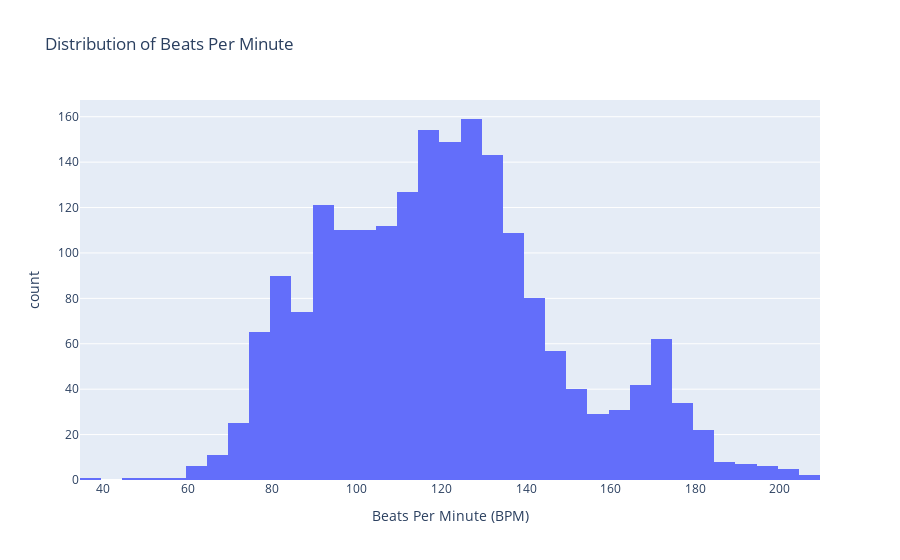

The notebook cell this image was saved under:
### Code cell
fig = px.histogram(df, x="Beats Per Minute (BPM)", title="Distribution of Beats Per Minute")
fig.show()

### Figure 1 — Plotly figure (JSON) as saved in the notebook; plotly's stock layout.template omitted (floating-point values rounded to 4 significant figures; data arrays with more than 128 entries replaced by an {"elided": "..."} marker saying what was removed)
{"data": [{"alignmentgroup": "True", "bingroup": "x", "hovertemplate": "Beats Per Minute (BPM)=%{x}<br>count=%{y}<extra></extra>", "legendgroup": "", "marker": {"color": "#636efa", "pattern": {"shape": ""}}, "name": "", "offsetgroup": "", "orientation": "v", "showlegend": false, "type": "histogram", "x": {"elided": "1994 int values"}, "xaxis": "x", "yaxis": "y"}], "layout": {"autosize": true, "barmode": "relative", "legend": {"tracegroupgap": 0}, "title": {"text": "Distribution of Beats Per Minute"}, "xaxis": {"anchor": "y", "autorange": true, "domain": [0, 1], "range": [34.5, 209.5], "title": {"text": "Beats Per Minute (BPM)"}, "type": "linear"}, "yaxis": {"anchor": "x", "autorange": true, "domain": [0, 1], "range": [0, 167.4], "title": {"text": "count"}}}}
